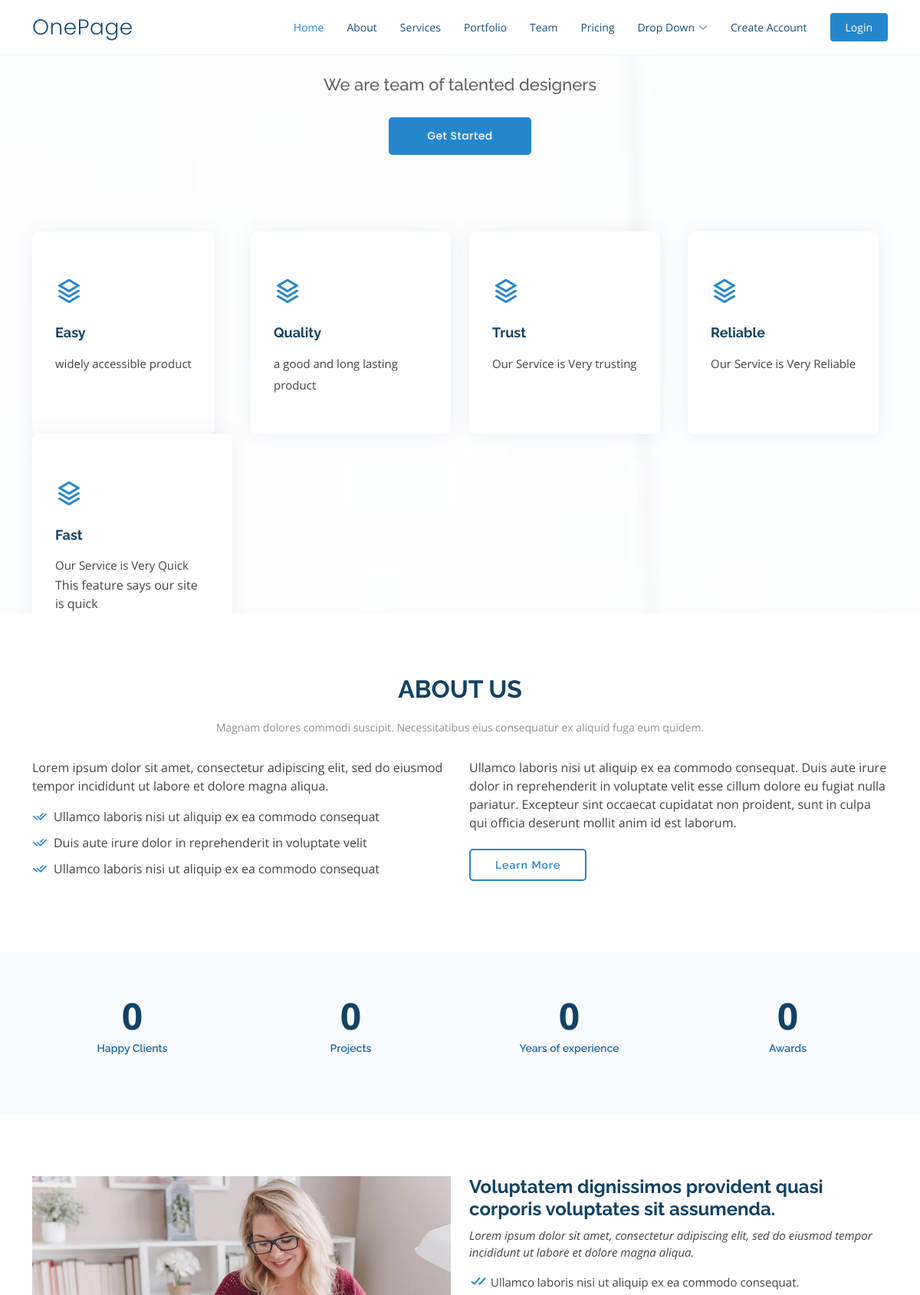
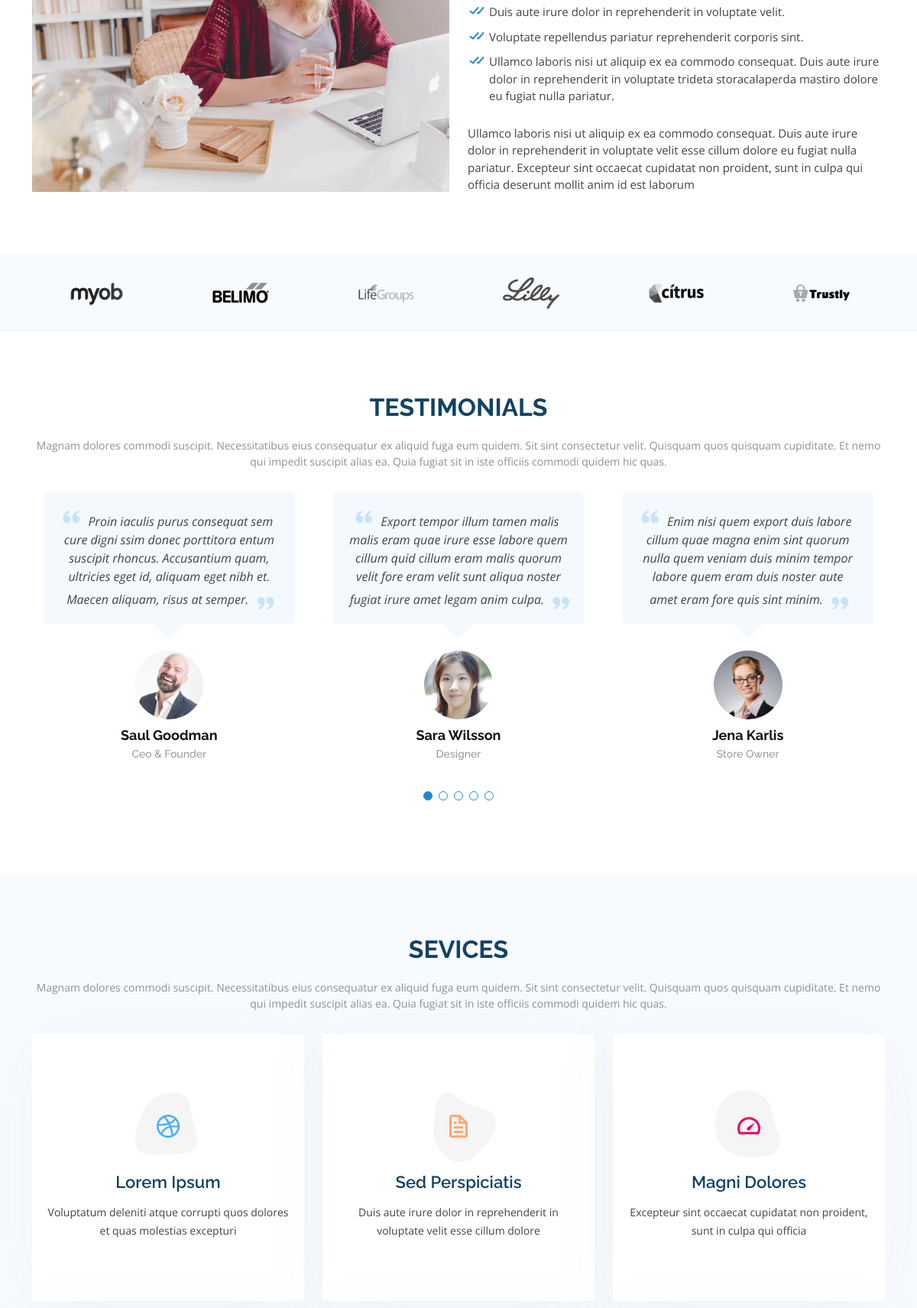
The page / (upper part) on the database its author committed (2 pictures, top to bottom).
### myapp/models.py (models this page shows)
class Feature(models.Model):
    name = models.CharField(max_length=100)
    details = models.CharField(max_length=500)

### myapp/views.py (the view)
# urls.py: path('', views.index, name='index'),
def index(request):
    features = Feature.objects.all()
    return render(request, 'index.html',{'features': features})

### templates/index.html (shortened to what this page needs)
{% load static %}
<!DOCTYPE html>
<html lang="en">
<head>
  <link href="{% static "assets/vendor/aos/aos.css"                          %}"  rel="stylesheet"  >
  <link href="{% static "assets/vendor/bootstrap/css/bootstrap.min.css"      %}"  rel="stylesheet">
  <link href="{% static "assets/vendor/bootstrap-icons/bootstrap-icons.css"  %}"  rel="stylesheet"  >
  <link href="{% static "assets/vendor/boxicons/css/boxicons.min.css"        %}" rel="stylesheet"  >
  <link href="{% static "assets/vendor/glightbox/css/glightbox.min.css"      %}" rel="stylesheet"  >
  <link href="{% static "assets/vendor/remixicon/remixicon.css"              %}" rel="stylesheet"  >
  <link href="{% static "assets/vendor/swiper/swiper-bundle.min.css"         %}" rel="stylesheet"  >
  <link href=" {% static "assets/css/style.css" %}"  rel="stylesheet"  >
</head>
<body>
  <header id="header" class="fixed-top">
    <div class="container d-flex align-items-center justify-content-between">
      <h1 class="logo"><a href="index.html">OnePage</a></h1>
      <nav id="navbar" class="navbar">
        <ul>
          <li><a class="nav-link scrollto active" href="#hero">Home</a></li>
          <li><a class="nav-link scrollto" href="#about">About</a></li>
          <li><a class="nav-link scrollto" href="#services">Services</a></li>
          <li><a class="nav-link scrollto o" href="#portfolio">Portfolio</a></li>
          <li><a class="nav-link scrollto" href="#team">Team</a></li>
          <li><a class="nav-link scrollto" href="#pricing">Pricing</a></li>
          <li class="dropdown"><a href="#"><span>Drop Down</span> <i class="bi bi-chevron-down"></i></a>
          </li>
          {% if user.is_authenticated%}
          <li><a class="nav-link scrollto" href="profile/{{userprofile.user}}">My Profile</a></li>
          <li><a class="getstarted scrollto" href="logout">Logout</a></li>
          {% else%}
          <li><a class="nav-link scrollto" href="register">Create Account</a></li>
          <li><a class="getstarted scrollto" href="login">Login</a></li>
          {% endif %}
        </ul>
      </nav>
    </div>
  </header>
  <section id="hero" class="d-flex align-items-center">
    <div class="container position-relative" data-aos="fade-up" data-aos-delay="100">
      <div class="row justify-content-center">
        <div class="col-xl-7 col-lg-9 text-center">
        {% if user.is_authenticated%}
          <h1>Welcome, {{user.username}}  </h1>
          {% else%}
          <h1>Welcome!</h1>
          {% endif %}
          <h2>We are team of talented designers</h2>
        </div>
      </div>
      <div class="text-center">
        <a href="#about" class="btn-get-started scrollto">Get Started</a>
      </div>
    <div class="row icon-boxes">
      {% for feature in features %}
        <div class="col-md-6 col-lg-3 d-flex align-items-stretch mb-5 mb-lg-0" data-aos="zoom-in" data-aos-delay="200">
        <div class="icon-box">
            <div class="icon"><i class="ri-stack-line"></i></div>
            <h4 class="title"><a href="">{{feature.name}}</a></h4>
            <p class="description">{{feature.details}}</p>
            {% if feature.name == 'Fast' %}
            <p> This feature says our site is quick</p>
            {% endif %}
        </div>
        </div>
      {% endfor %}
    </div>
    </div>
  </section>
  <main id="main">
    <section id="about" class="about">
      <div class="container" data-aos="fade-up">
        <div class="section-title">
          <h2>About Us</h2>
          <p>Magnam dolores commodi suscipit. Necessitatibus eius consequatur ex aliquid fuga eum quidem. </p>
        </div>
        <div class="row content">
          <div class="col-lg-6">
            <p>
              Lorem ipsum dolor sit amet, consectetur adipiscing elit, sed do eiusmod tempor incididunt ut labore et dolore
              magna aliqua.
            </p>
            <ul>
              <li><i class="ri-check-double-line"></i> Ullamco laboris nisi ut aliquip ex ea commodo consequat</li>
              <li><i class="ri-check-double-line"></i> Duis aute irure dolor in reprehenderit in voluptate velit</li>
              <li><i class="ri-check-double-line"></i> Ullamco laboris nisi ut aliquip ex ea commodo consequat</li>
            </ul>
          </div>
          <div class="col-lg-6 pt-4 pt-lg-0">
            <p>
              Ullamco laboris nisi ut aliquip ex ea commodo consequat. Duis aute irure dolor in reprehenderit in voluptate
              velit esse cillum dolore eu fugiat nulla pariatur. Excepteur sint occaecat cupidatat non proident, sunt in
              culpa qui officia deserunt mollit anim id est laborum.
            </p>
            <a href="#" class="btn-learn-more">Learn More</a>
          </div>
        </div>
      </div>
    </section>
    <section id="counts" class="counts section-bg">
      <div class="container">
        <div class="row justify-content-end">
          <div class="col-lg-3 col-md-5 col-6 d-md-flex align-items-md-stretch">
            <div class="count-box">
              <span data-purecounter-start="0" data-purecounter-end="65" data-purecounter-duration="2" class="purecounter"></span>
              <p>Happy Clients</p>
            </div>
          </div>
          <div class="col-lg-3 col-md-5 col-6 d-md-flex align-items-md-stretch">
            <div class="count-box">
              <span data-purecounter-start="0" data-purecounter-end="85" data-purecounter-duration="2" class="purecounter"></span>
              <p>Projects</p>
            </div>
          </div>
          <div class="col-lg-3 col-md-5 col-6 d-md-flex align-items-md-stretch">
            <div class="count-box">
              <span data-purecounter-start="0" data-purecounter-end="30" data-purecounter-duration="2" class="purecounter"></span>
              <p>Years of experience</p>
            </div>
          </div>
          <div class="col-lg-3 col-md-5 col-6 d-md-flex align-items-md-stretch">
            <div class="count-box">
              <span data-purecounter-start="0" data-purecounter-end="20" data-purecounter-duration="2" class="purecounter"></span>
              <p>Awards</p>
            </div>
          </div>
        </div>
      </div>
    </section>
    <section id="about-video" class="about-video">
      <div class="container" data-aos="fade-up">
        <div class="row">
          <div class="col-lg-6 video-box align-self-baseline" data-aos="fade-right" data-aos-delay="100">
            <img src="{% static "assets/img/about-video.jpg" %}" class="img-fluid" alt="">
          </div>
          <div class="col-lg-6 pt-3 pt-lg-0 content" data-aos="fade-left" data-aos-delay="100">
            <h3>Voluptatem dignissimos provident quasi corporis voluptates sit assumenda.</h3>
            <p class="fst-italic">
              Lorem ipsum dolor sit amet, consectetur adipiscing elit, sed do eiusmod tempor incididunt ut labore et dolore
              magna aliqua.
            </p>
            <ul>
              <li><i class="bx bx-check-double"></i> Ullamco laboris nisi ut aliquip ex ea commodo consequat.</li>
              <li><i class="bx bx-check-double"></i> Duis aute irure dolor in reprehenderit in voluptate velit.</li>
              <li><i class="bx bx-check-double"></i> Voluptate repellendus pariatur reprehenderit corporis sint.</li>
              <li><i class="bx bx-check-double"></i> Ullamco laboris nisi ut aliquip ex ea commodo consequat. Duis aute irure dolor in reprehenderit in voluptate trideta storacalaperda mastiro dolore eu fugiat nulla pariatur.</li>
            </ul>
            <p>
              Ullamco laboris nisi ut aliquip ex ea commodo consequat. Duis aute irure dolor in reprehenderit in voluptate
              velit esse cillum dolore eu fugiat nulla pariatur. Excepteur sint occaecat cupidatat non proident, sunt in
              culpa qui officia deserunt mollit anim id est laborum
            </p>
          </div>
        </div>
      </div>
    </section>
    <section id="clients" class="clients section-bg">
      <div class="container">
        <div class="row">
          <div class="col-lg-2 col-md-4 col-6 d-flex align-items-center justify-content-center" data-aos="zoom-in">
            <img src="{% static "assets/img/clients/client-1.png" %}" class="img-fluid" alt="">
          </div>
          <div class="col-lg-2 col-md-4 col-6 d-flex align-items-center justify-content-center" data-aos="zoom-in">
            <img src="{% static "assets/img/clients/client-2.png" %}" class="img-fluid" alt="">
          </div>
          <div class="col-lg-2 col-md-4 col-6 d-flex align-items-center justify-content-center" data-aos="zoom-in">
            <img src="{% static "assets/img/clients/client-3.png" %}" class="img-fluid" alt="">
          </div>
          <div class="col-lg-2 col-md-4 col-6 d-flex align-items-center justify-content-center" data-aos="zoom-in">
            <img src="{% static "assets/img/clients/client-4.png" %}" class="img-fluid" alt="">
          </div>
          <div class="col-lg-2 col-md-4 col-6 d-flex align-items-center justify-content-center" data-aos="zoom-in">
            <img src="{% static "assets/img/clients/client-5.png" %}" class="img-fluid" alt="">
          </div>
          <div class="col-lg-2 col-md-4 col-6 d-flex align-items-center justify-content-center" data-aos="zoom-in">
            <img src="{% static "assets/img/clients/client-6.png" %}" class="img-fluid" alt="">
          </div>
        </div>
      </div>
    </section>
    <section id="testimonials" class="testimonials">
      <div class="container" data-aos="fade-up">
        <div class="section-title">
          <h2>Testimonials</h2>
          <p>Magnam dolores commodi suscipit. Necessitatibus eius consequatur ex aliquid fuga eum quidem. Sit sint consectetur velit. Quisquam quos quisquam cupiditate. Et nemo qui impedit suscipit alias ea. Quia fugiat sit in iste officiis commodi quidem hic quas.</p>
        </div>
        <div class="testimonials-slider swiper-container" data-aos="fade-up" data-aos-delay="100">
          <div class="swiper-wrapper">
            <div class="swiper-slide">
              <div class="testimonial-item">
                <p>
                  <i class="bx bxs-quote-alt-left quote-icon-left"></i>
                  Proin iaculis purus consequat sem cure digni ssim donec porttitora entum suscipit rhoncus. Accusantium quam, ultricies eget id, aliquam eget nibh et. Maecen aliquam, risus at semper.
                  <i class="bx bxs-quote-alt-right quote-icon-right"></i>
                </p>
                <img src="{% static "assets/img/testimonials/testimonials-1.jpg" %}" class="testimonial-img" alt="">
                <h3>Saul Goodman</h3>
                <h4>Ceo &amp; Founder</h4>
              </div>
            </div>
            <div class="swiper-slide">
              <div class="testimonial-item">
                <p>
                  <i class="bx bxs-quote-alt-left quote-icon-left"></i>
                  Export tempor illum tamen malis malis eram quae irure esse labore quem cillum quid cillum eram malis quorum velit fore eram velit sunt aliqua noster fugiat irure amet legam anim culpa.
                  <i class="bx bxs-quote-alt-right quote-icon-right"></i>
                </p>
                <img src="{% static "assets/img/testimonials/testimonials-2.jpg" %}" class="testimonial-img" alt="">
                <h3>Sara Wilsson</h3>
                <h4>Designer</h4>
              </div>
            </div>
            <div class="swiper-slide">
              <div class="testimonial-item">
                <p>
                  <i class="bx bxs-quote-alt-left quote-icon-left"></i>
                  Enim nisi quem export duis labore cillum quae magna enim sint quorum nulla quem veniam duis minim tempor labore quem eram duis noster aute amet eram fore quis sint minim.
                  <i class="bx bxs-quote-alt-right quote-icon-right"></i>
                </p>
                <img src="{% static "assets/img/testimonials/testimonials-3.jpg" %}" class="testimonial-img" alt="">
                <h3>Jena Karlis</h3>
                <h4>Store Owner</h4>
              </div>
            </div>
          </div>
          <div class="swiper-pagination"></div>
        </div>
      </div>
    </section>
    <section id="services" class="services section-bg">
      <div class="container" data-aos="fade-up">
        <div class="section-title">
          <h2>Sevices</h2>
          <p>Magnam dolores commodi suscipit. Necessitatibus eius consequatur ex aliquid fuga eum quidem. Sit sint consectetur velit. Quisquam quos quisquam cupiditate. Et nemo qui impedit suscipit alias ea. Quia fugiat sit in iste officiis commodi quidem hic quas.</p>
        </div>
        <div class="row">
          <div class="col-lg-4 col-md-6 d-flex align-items-stretch" data-aos="zoom-in" data-aos-delay="100">
            <div class="icon-box iconbox-blue">
              <div class="icon">
                <i class="bx bxl-dribbble"></i>
              </div>
              <h4><a href="">Lorem Ipsum</a></h4>
              <p>Voluptatum deleniti atque corrupti quos dolores et quas molestias excepturi</p>
            </div>
          </div>
          <div class="col-lg-4 col-md-6 d-flex align-items-stretch mt-4 mt-md-0" data-aos="zoom-in" data-aos-delay="200">
            <div class="icon-box iconbox-orange ">
              <div class="icon">
                <i class="bx bx-file"></i>
              </div>
              <h4><a href="">Sed Perspiciatis</a></h4>
              <p>Duis aute irure dolor in reprehenderit in voluptate velit esse cillum dolore</p>
            </div>
          </div>
          <div class="col-lg-4 col-md-6 d-flex align-items-stretch mt-4 mt-lg-0" data-aos="zoom-in" data-aos-delay="300">
            <div class="icon-box iconbox-pink">
              <div class="icon">
                <i class="bx bx-tachometer"></i>
              </div>
              <h4><a href="">Magni Dolores</a></h4>
              <p>Excepteur sint occaecat cupidatat non proident, sunt in culpa qui officia</p>
            </div>
          </div>
        </div>
      </div>
    </section>
  </main>
</body>
</html>

### rows shown on the page
Feature: name "Easy", details "widely accessible product"
Feature: name "Quality", details "a good and long lasting product"
Feature: name "Trust", details "Our Service is Very trusting"
Feature: name "Reliable", details "Our Service is Very Reliable"
Feature: name "Fast", details "Our Service is Very Quick", shows "This feature says our site is quick"
